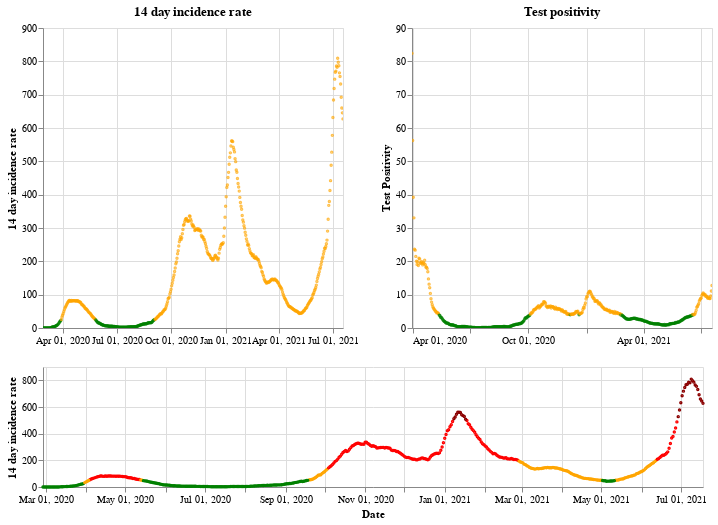

The code cell stored with this chart in its notebook:
### Markdown cell above
## Scotland

### Code cell
plot_traffic_light('Scotland')

### Figure 1 — Vega-Lite specification as saved in the notebook (floating-point values rounded to 4 significant figures; data arrays with more than 128 entries replaced by an {"elided": "..."} marker saying what was removed)
{"config": {"view": {"continuousWidth": 400, "continuousHeight": 300}}, "vconcat": [{"hconcat": [{"mark": {"type": "point", "size": 2}, "encoding": {"color": {"condition": {"value": "green", "test": "(datum.twoWeeklyCasesRate <= 25)"}, "value": "orange"}, "tooltip": [{"type": "nominal", "field": "areaName"}, {"type": "temporal", "field": "date"}, {"type": "quantitative", "field": "twoWeeklyCasesRate"}, {"type": "quantitative", "field": "testPositivity"}], "x": {"type": "temporal", "axis": {"title": ""}, "field": "date", "scale": {"domain": {"selection": "DateBrush"}}, "timeUnit": "yearmonthdate"}, "y": {"type": "quantitative", "axis": {"title": "14 day incidence rate"}, "field": "twoWeeklyCasesRate"}}, "title": "14 day incidence rate", "width": 300}, {"mark": {"type": "point", "size": 2}, "encoding": {"color": {"condition": {"value": "green", "test": "(datum.testPositivity <= 4)"}, "value": "orange"}, "tooltip": [{"type": "nominal", "field": "areaName"}, {"type": "temporal", "field": "date"}, {"type": "quantitative", "field": "twoWeeklyCasesRate"}, {"type": "quantitative", "field": "testPositivity"}], "x": {"type": "temporal", "axis": {"title": ""}, "field": "date", "scale": {"domain": {"selection": "DateBrush"}}, "timeUnit": "yearmonthdate"}, "y": {"type": "quantitative", "axis": {"title": "Test Positivity"}, "field": "testPositivity"}}, "title": "Test positivity", "width": 300}]}, {"layer": [{"mark": {"type": "point", "size": 2}, "encoding": {"color": {"condition": {"value": "orange", "test": "(((datum.testPositivity < 4) && (datum.twoWeeklyCasesRate >= 50)) && (datum.twoWeeklyCasesRate < 200))"}, "value": "red"}, "opacity": {"condition": {"value": 1, "test": "((datum.twoWeeklyCasesRate >= 50) && (datum.twoWeeklyCasesRate < 500))"}, "value": 0}, "tooltip": [{"type": "nominal", "field": "areaName"}, {"type": "temporal", "field": "date"}, {"type": "quantitative", "field": "twoWeeklyCasesRate"}, {"type": "quantitative", "field": "testPositivity"}], "x": {"type": "temporal", "axis": {"title": "Date"}, "field": "date", "timeUnit": "yearmonthdate"}, "y": {"type": "quantitative", "axis": {"title": "14 day incidence rate"}, "field": "twoWeeklyCasesRate"}}, "selection": {"DateBrush": {"type": "interval", "encodings": ["x"], "fields": ["Time"]}}}, {"mark": {"type": "point", "size": 2}, "encoding": {"color": {"value": "darkred"}, "opacity": {"condition": {"value": 1, "test": "(datum.twoWeeklyCasesRate >= 500)"}, "value": 0}, "tooltip": [{"type": "nominal", "field": "areaName"}, {"type": "temporal", "field": "date"}, {"type": "quantitative", "field": "twoWeeklyCasesRate"}, {"type": "quantitative", "field": "testPositivity"}], "x": {"type": "temporal", "axis": {"title": "Date"}, "field": "date", "timeUnit": "yearmonthdate"}, "y": {"type": "quantitative", "axis": {"title": "14 day incidence rate"}, "field": "twoWeeklyCasesRate"}}}, {"mark": {"type": "point", "size": 2}, "encoding": {"color": {"condition": {"value": "green", "test": "((datum.testPositivity < 4) && (datum.twoWeeklyCasesRate < 50))"}, "value": "orange"}, "opacity": {"condition": {"value": 1, "test": "(datum.twoWeeklyCasesRate < 50)"}, "value": 0}, "tooltip": [{"type": "nominal", "field": "areaName"}, {"type": "temporal", "field": "date"}, {"type": "quantitative", "field": "twoWeeklyCasesRate"}, {"type": "quantitative", "field": "testPositivity"}], "x": {"type": "temporal", "axis": {"title": "Date"}, "field": "date", "timeUnit": "yearmonthdate"}, "y": {"type": "quantitative", "axis": {"title": "14 day incidence rate"}, "field": "twoWeeklyCasesRate"}}}], "height": 120, "width": 660}], "data": {"name": "data-df271849a08c9d4eaf426a8730be7847"}, "$schema": "https://vega.github.io/schema/vega-lite/v4.8.1.json", "datasets": {"data-df271849a08c9d4eaf426a8730be7847": {"elided": "507 records"}}}
